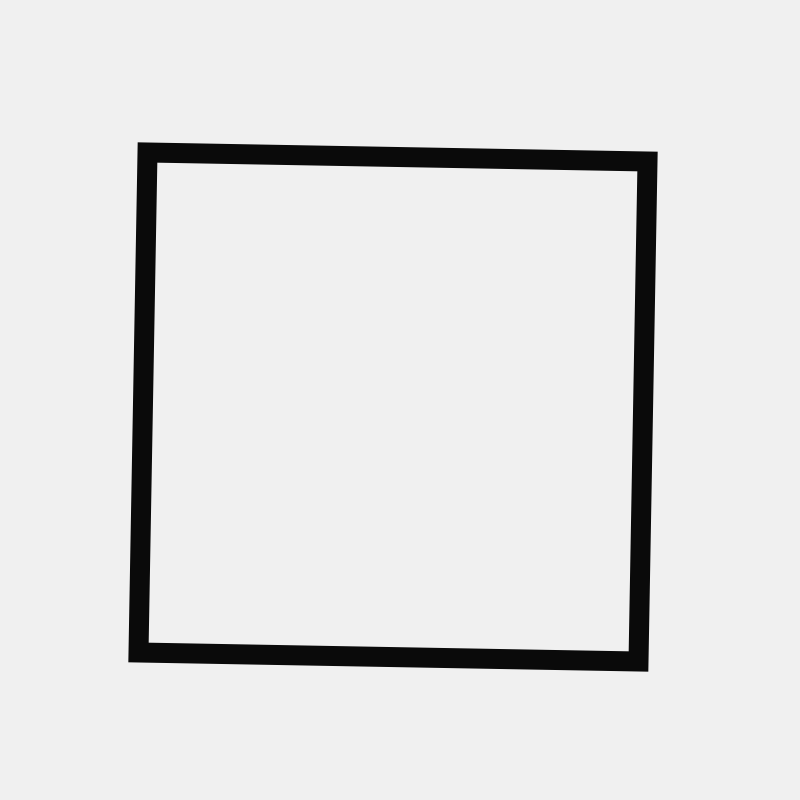
Frame 1 (no input)
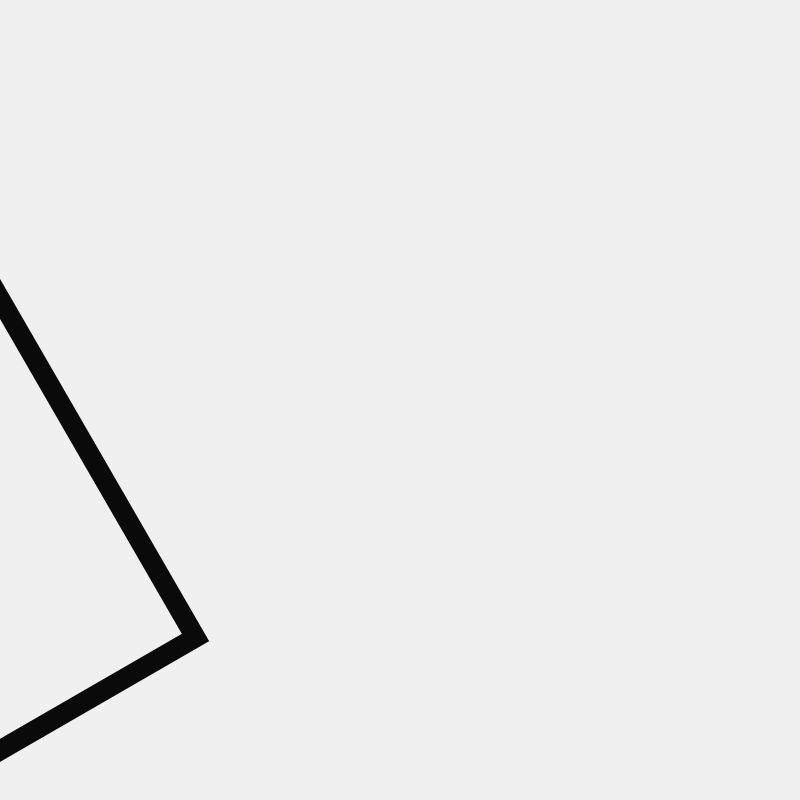
Frame 60 (the mouse pressed at the canvas centre just before this capture)
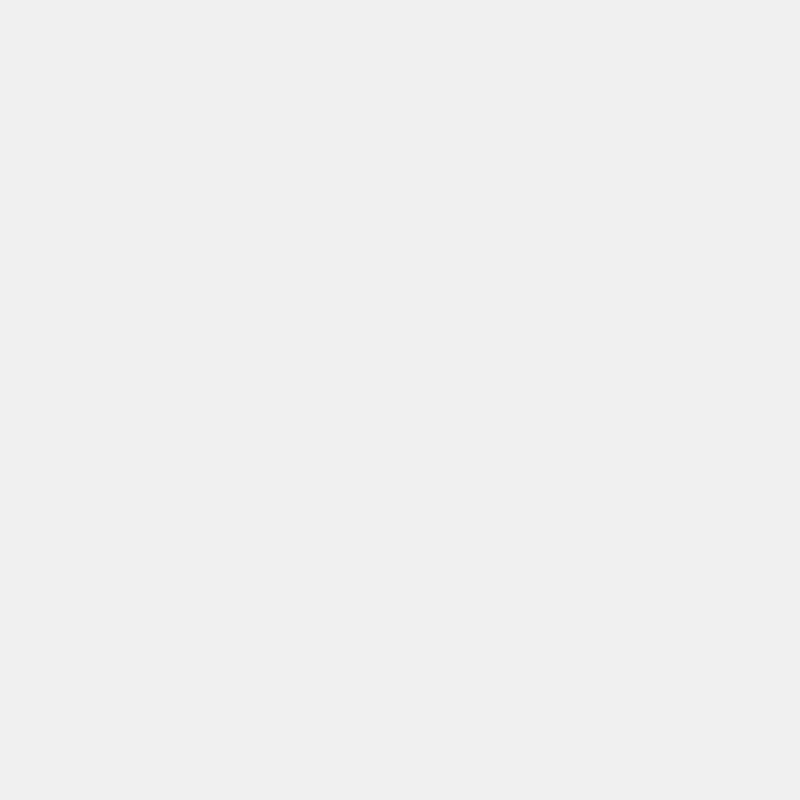
Frame 120 (the mouse held since frame 60 and released just before this capture)

The Processing sketch that drew these frames (run headless with seeded random() and noise(); from frame 60 on, the mouse is pressed at the canvas centre):

// Processing sketch: sketch_0026Rotate01
// ── sketch_0026Rotate01.pde
//un rettangolo che ruota nello sketch

void setup() {
  size(800, 800);
}

void draw() {
  background(240);
  noFill();
  stroke(10);
  strokeWeight(20);
  rectMode(CENTER);
  /*usando "frameCount" posso far ruotare il rettangolo usando i frame di "draw()" che
  aumentano progressivamente*/
  rotate(radians(frameCount));
  rect(width/2, height/2, 500, 500);
}
